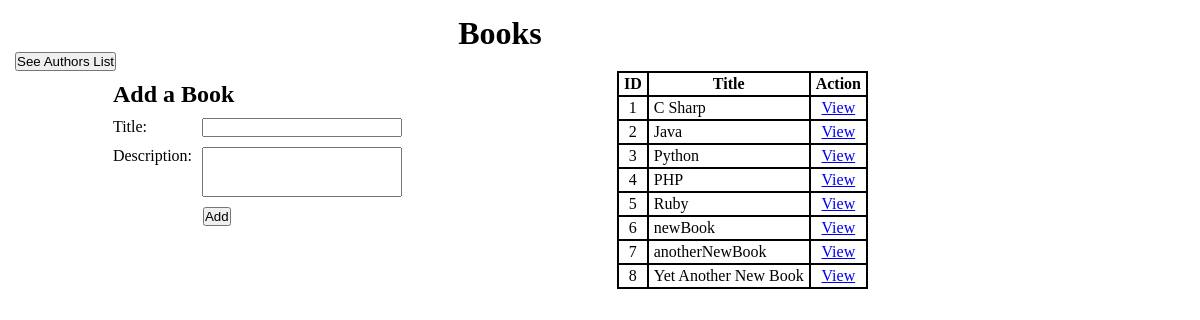
Before: / with the older database file.
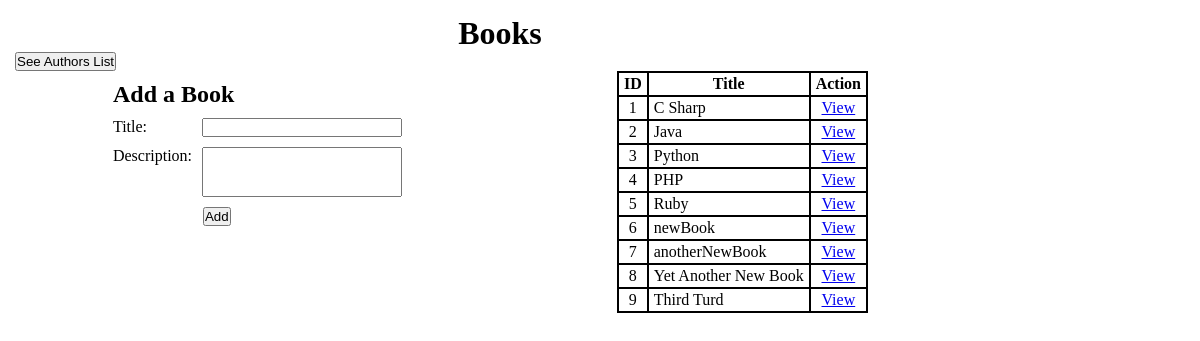
After: the same page with the newer database file.
### books_and_authors_app/models.py (models this page shows)
class Book(models.Model):
    title = models.CharField(max_length=255)
    desc = models.TextField()
    created_at = DateTimeField(auto_now_add=True)
    updated_at = DateTimeField(auto_now=True)

### books_and_authors_app/views.py (the view)
# urls.py: path("", views.index),
def index(request):
    context = {
        "books": Book.objects.all(),
    }
    return render(request, "index.html", context)

### books_and_authors_app/templates/index.html (shortened to what this page needs)
<!DOCTYPE html>
<html lang="en">
<head>
    {% load static %}
    <link rel="stylesheet" href="{% static 'css/style.css' %}">
</head>
<body>
    <div id="wrapper">
        <header class="page_header">
            <h1>Books</h1>
            <form action="/authors" class="book_author_switch" method="POST">
                <button type="submit">See Authors List</button>
            </form>
        </header>
        <main class="content_section">
            <div class="form_container main_content_split">
                <form action="/add_book" class="add_book_form" method="POST">
                <h2>Add a Book</h2>
                <div class="title_section text_inputs_section">
                    <label for="title_input">Title:</label>
                    <input type="text" name="title_input" class="text_inputs" maxlength="255" required>
                </div>
                <div class="desc_section text_area_section">
                    <label for="book_desc">Description:</label>
                    <textarea name="book_desc" class="book_desc text_area_input" required></textarea>
                </div>
                <button type="submit" name="add_book_submit_btn">Add</button>
                </form>
            </div>
            <div class="display_container main_content_split">
                <div class="table_container">
                    <table class="display_table">
                        <tr class="table_headers">
                            <th>ID</th>
                            <th>Title</th>
                            <th>Action</th>
                        </tr>
                        {% for book in books %}
                        <tr class="book_records">
                            <td class="data_cell first_col">{{book.id}}</td>
                            <td class="data_cell second_col">{{book.title}}</td>
                            <td class="data_cell third_col"><a href="/books/{{book.id}}">View</a></td>
                        </tr>
                        {% endfor %}
                    </table>
                </div>
            </div>
        </main>
    </div>
</body>
</html>

### books_and_authors_app/static/css/style.css (style rules this page uses)
* { padding: 0; margin: 0; box-sizing: border-box; vertical-align: top; }
#wrapper { width: 1000px; padding: 15px; }
.page_header { width: 100%; display: flex; flex-direction: column; align-items: center; }
.book_author_switch { align-self: flex-start; }
.content_section { width: 100%; display: flex; justify-content: space-around; }
.main_content_split { width: 33%; display: flex; justify-content: center; }
.form_container h2 { margin: 10px 0px 10px 0px; }
.text_inputs_section { margin: 0px 0px 10px 0px; display: flex; justify-content: space-between; }
.text_inputs { width: 200px; margin: 0px 0px 0px 10px; }
.text_area_section { display: flex; margin: 10px 0px 10px 0px; }
.text_area_input { width: 200px; height: 50px; resize: none; margin-left: 10px; }
.add_book_form button { margin-left: 90px; }
.table_container { display: flex; flex-direction: column; }
.display_table { border: 1px solid black; border-spacing: 0; }
.display_table .table_headers th { padding: 2px 5px; text-align: center; border: 1px solid black; }
.data_cell { padding: 2px 5px; margin-left: 10px; text-align: center; border: 1px solid black; }
.second_col { text-align: left; }

Changed rows visible on the page:
added Book: id "9", title "Third Turd"
